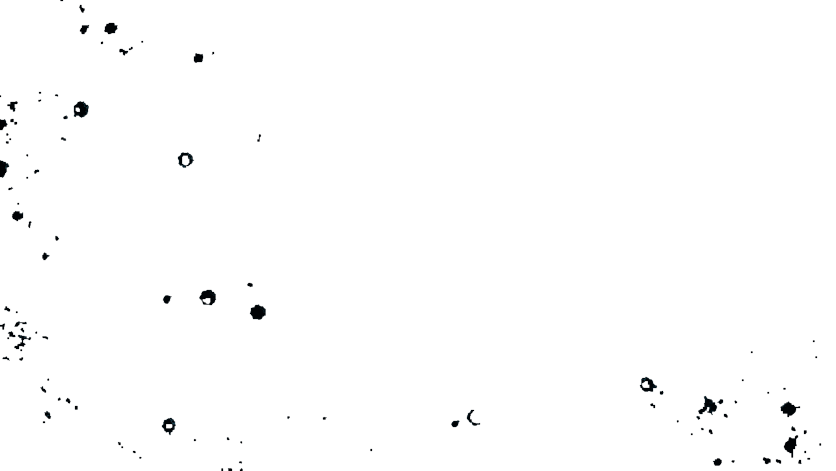
#> input picture tools/asset_pipeline/background/layers/asteroids_far.png, 1672 x 941 px, given in place of background.png, which was not available (shown at 1/2 size)
$ python layers_sheet.py
#> lines starting #> are read from the running program, lines starting #| are printed output that depends on the picture; after the words box and inside, x2 and y2 are one past the last pixel; in counts of white or black regions, pixels touching at a corner belong together
### tools/asset_pipeline/shared/pipeline_common.py
"""Shared plumbing for the Echo of Void asset pipeline.

Everything the generation scripts used to hard-code lives here instead: where the
project root is, where the canvases and the shipped assets are, how a script
reports progress, how a script fails, and how a script is driven from the command
line.

The rules this module enforces, and the reason it exists:

* **No absolute paths.** `PROJECT_ROOT` is derived from this file's own location,
  so the same checkout works under any user name, any drive and any depth. A
  script that needs a path the repo does not own takes it as a CLI argument.
* **Inputs are checked before anything is written.** `require_file` and
  `require_dir` fail with a one-line message and a non-zero exit code, so a broken
  invocation is never mistaken for a successful regeneration.
* **Nothing is overwritten silently.** `resolve_output` refuses to clobber an
  existing file unless `--force` was passed.
* **`--dry-run` means it.** Scripts must not touch the disk when it is set.
"""

from __future__ import annotations

import argparse
import os
import sys
from pathlib import Path

# --------------------------------------------------------------------------- #
# Repo layout
# --------------------------------------------------------------------------- #

# tools/asset_pipeline/shared/pipeline_common.py -> tools/asset_pipeline/shared
# -> tools/asset_pipeline -> tools -> <project root>
TOOLS_ROOT: Path = Path(__file__).resolve().parents[2]
PROJECT_ROOT: Path = TOOLS_ROOT.parent

ASSETS_DIR: Path = PROJECT_ROOT / "assets"
SCENES_DIR: Path = PROJECT_ROOT / "scenes"
SCRIPTS_DIR: Path = PROJECT_ROOT / "scripts"
TESTS_DIR: Path = PROJECT_ROOT / "tests"

SCRATCH_DIR: Path = TOOLS_ROOT / "scratch"

# The plates the background ladder was cut from. Kept in Git: regenerating
# `assets/space_bg/*` is impossible without them.
PLATE_DIR: Path = TOOLS_ROOT / "asset_pipeline" / "background" / "layers"

LAYER_SPLIT_DIR: Path = TOOLS_ROOT / "asset_pipeline" / "background" / "layer_split"

# Image loading that fails loudly instead of writing a blank sprite.

SUPPORTED_IN = {".png"}


# [25 lines left out: functions load_rgba, save_rgba, not called in this run]


# --------------------------------------------------------------------------- #
# Logging
# --------------------------------------------------------------------------- #


class Log:
    """One logging voice for the whole pipeline.

    `-v/--verbose` turns on per-step chatter; without it a script prints only
    what a reader needs to know it did the right thing. Errors go to stderr
    always, because a caller watching stdout must never miss one.
    """

    def __init__(self, verbose: bool = False) -> None:
        self.verbose = verbose

    def step(self, message: str) -> None:
        if self.verbose:
            print(f"  {message}")

    def info(self, message: str) -> None:
        print(message)

    def warn(self, message: str) -> None:
        print(f"WARNING: {message}", file=sys.stderr)

    def error(self, message: str) -> None:
        print(f"ERROR: {message}", file=sys.stderr)


LOG = Log()


# --------------------------------------------------------------------------- #
# Failures
# --------------------------------------------------------------------------- #


class PipelineError(Exception):
    """A problem worth a non-zero exit code and a sentence a human can act on."""


def fail(message: str) -> PipelineError:
    raise PipelineError(message)


# [110 lines left out: functions require_file, require_dir, resolve_output, prepare_dir, add_common, make_argparser and 1 more, not called in this run]

### tools/asset_pipeline/background/layer_split/layers_sheet.py
# --- pipeline layout: every path below derives from this file, not the machine ---
# The art tools used to hard-code C:\Users\<someone>\... They now locate the
# repository root by walking up from __file__ to the directory named "tools", so
# one checkout works for any user, drive and clone depth.
import sys as _sys
from pathlib import Path as _Path

_UP = _Path(__file__).resolve()
while _UP.name != "tools":
    _UP = _UP.parent
if str(_UP) not in _sys.path:
    _sys.path.insert(0, str(_UP))

from asset_pipeline.shared.pipeline_common import (  # noqa: E402
    ASSETS_DIR, PLATE_DIR, PROJECT_ROOT, TOOLS_ROOT, LOG, PipelineError, add_common,
    fail, load_rgba, make_argparser, require_dir, require_file, resolve_output,
    run, save_rgba)
from pathlib import Path
import numpy as np, os, math
from PIL import Image

OUT = 'EchoOfVoid_Background_Layers'
names = ['background', 'nebula', 'stars_far', 'stars_near', 'planet_glow', 'planet',
         'asteroids_far', 'asteroids_near']
W, H = 1672, 941
cols, cw, ch = 2, 836, 470
sheet = np.zeros((ch * len(names) // cols + ch, cw * cols, 3), np.uint8)
sheet[:] = 24
for i, n in enumerate(names):
    L = np.array(Image.open(os.path.join(OUT, n + '.png')).convert('RGBA')).astype(np.float32) / 255.0
    rgb = L[..., :3] if n in ('background',) else L[..., :3] * L[..., 3:4]
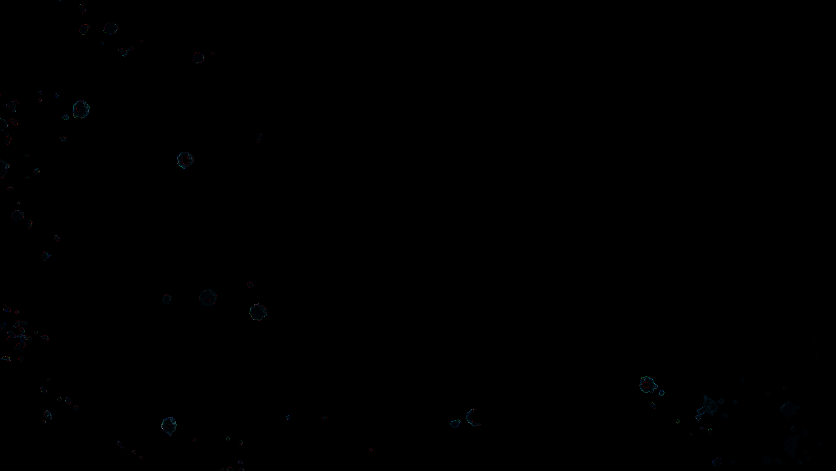
#> rgb: shape (941, 1672, 3) float32 (shown at 1/2 size); mean R, G, B 0.000277, 0.000463, 0.000659
    img = np.clip(rgb, 0, 1)
    img = np.array(Image.fromarray((img * 255).astype(np.uint8)).resize((cw, ch), Image.BILINEAR)).astype(np.float32) / 255.
    boost = (np.clip(img / 0.18, 0, 1) ** 0.65)
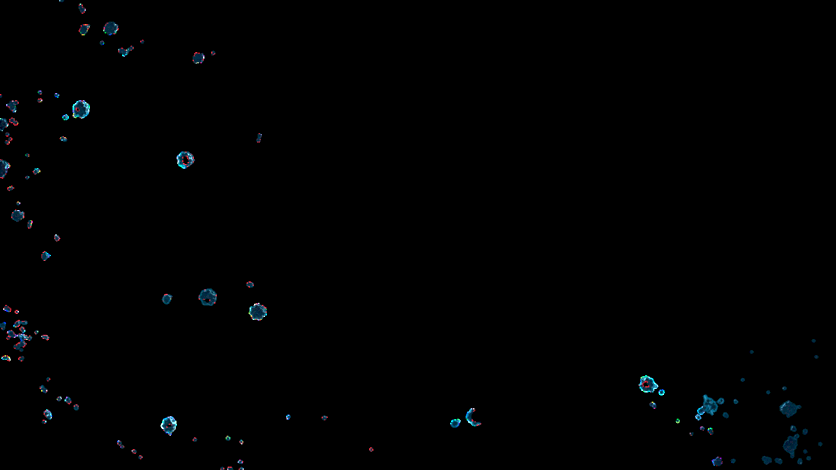
#> boost: shape (470, 836, 3) float32; mean R, G, B 0.00251, 0.00436, 0.00564
    r, c = divmod(i, cols)
    tile = (boost * 255).astype(np.uint8)
    sheet[r * ch:(r + 1) * ch, c * cw:(c + 1) * cw] = tile
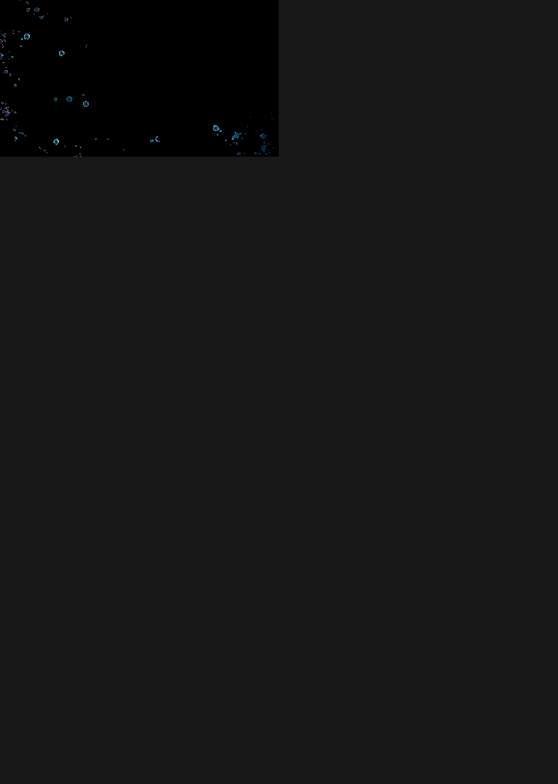
#> sheet: shape (2350, 1672, 3) (shown at 1/3 size); mean R, G, B 21.7, 21.7, 21.7
    print(n, 'max', float(L.max()), 'a>0', int((L[..., 3] > 0).sum()))
#| background max 1.0 a>0 18530
#> pass 2 of the loop `for i, n in enumerate(names):`:
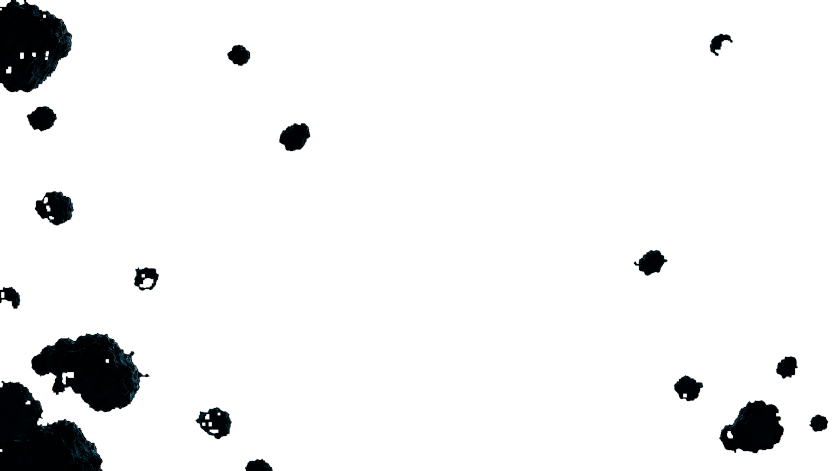
#> input picture tools/asset_pipeline/background/layers/asteroids_near.png, 1672 x 941 px, given in place of nebula.png, which was not available (shown at 1/2 size)
#> `boost = (np.clip(img / 0.18, 0, 1) ** 0.65)`:
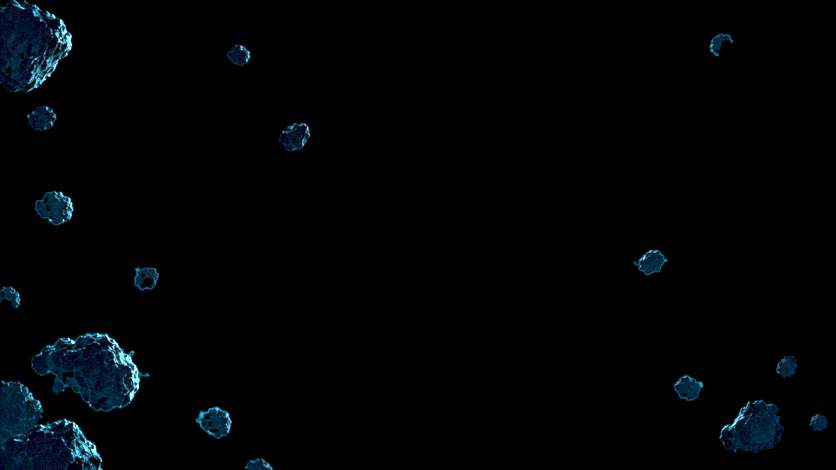
#> boost: shape (470, 836, 3) float32; mean R, G, B 0.00401, 0.0126, 0.0182
#> `sheet[r * ch:(r + 1) * ch, c * cw:(c + 1) * cw] = tile`:
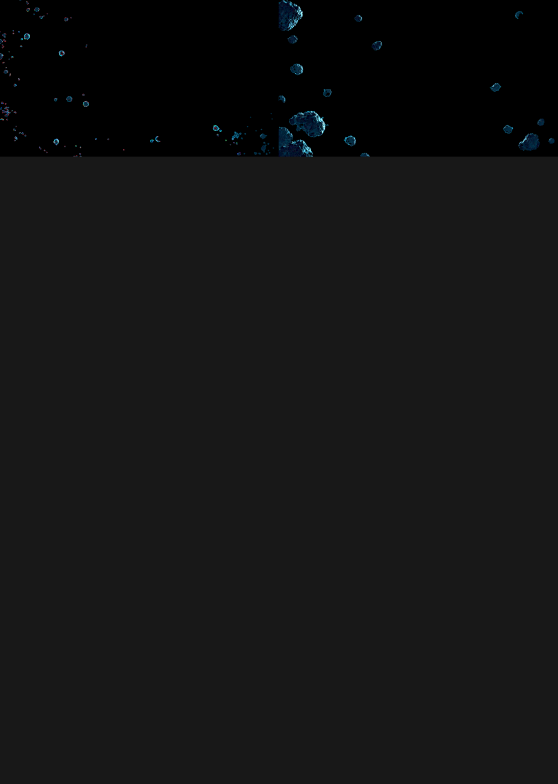
#> sheet: shape (2350, 1672, 3) (shown at 1/3 size); 10% of pixels changed, all inside (x1, y1, x2, y2) = (836, 0, 1672, 470)
#| nebula max 1.0 a>0 104286
#> (the run stopped early here; a loop or call above may not have finished)
